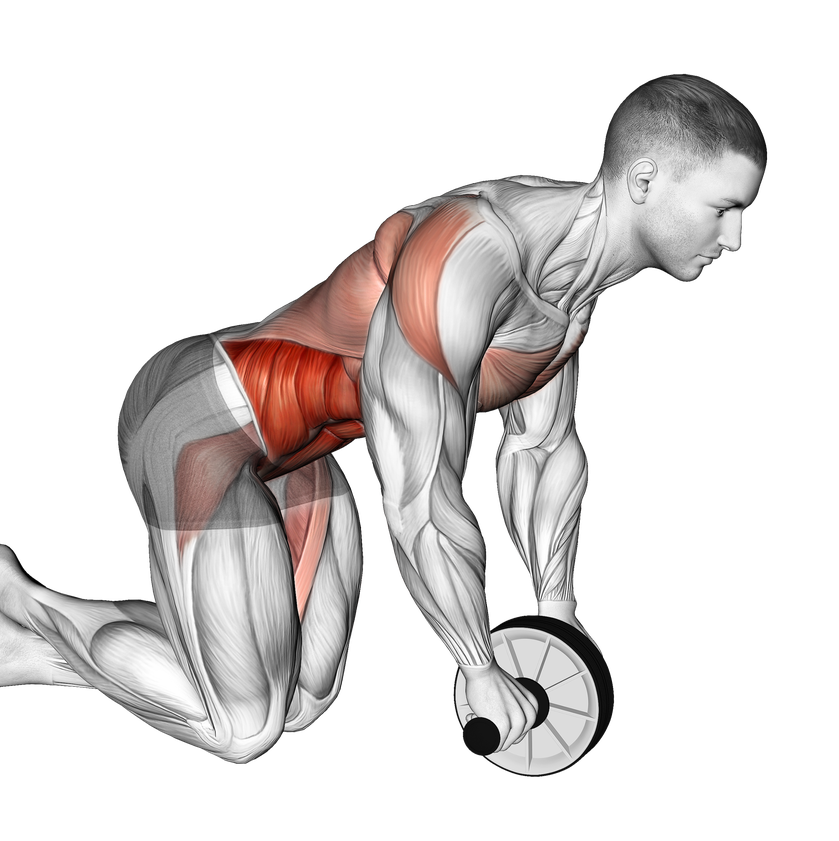
#> input picture exercises copy/ab-wheel-rollout/large.png, 839 x 841 px, shrunk from 2436 x 2441 before the run
$ python -i crop_exercise_images.py   (imports and definitions only)
#> lines starting #> are read from the running program, lines starting #| are printed output that depends on the picture; after the words box and inside, x2 and y2 are one past the last pixel; in counts of white or black regions, pixels touching at a corner belong together
#!/usr/bin/env python3
"""
Crop multi-state exercise illustrations down to a single representative pose.

For each `large.webp` inside `exercises copy/<exercise-name>/`, we identify
distinct pose panels separated by transparent gutters and keep the pose whose
center of mass sits lowest in the frame (usually the active/contracted phase).
The crop keeps a small margin so equipment remains visible but removes the
other panels and excess empty space.
"""

from __future__ import annotations

import os
from dataclasses import dataclass
from pathlib import Path
from typing import Iterable, List, Tuple

import numpy as np
from PIL import Image, ImageFile


REPO_ROOT = Path(__file__).resolve().parents[1]
EXERCISES_ROOT = REPO_ROOT / "exercises copy"

Image.MAX_IMAGE_PIXELS = None
ImageFile.LOAD_TRUNCATED_IMAGES = True


@dataclass
class Segment:
    start: int
    end: int

    @property
    def width(self) -> int:
        return self.end - self.start


@dataclass
class PoseCandidate:
    left: int
    top: int
    right: int
    bottom: int
    area: int
    com_y: float


def _find_segments(sum_values: np.ndarray, blank_threshold: int, min_segment: int) -> List[Segment]:
    """Find contiguous non-blank regions along one axis."""
    segments: List[Segment] = []
    in_segment = False
    start = 0
    for idx, value in enumerate(sum_values):
        is_content = value > blank_threshold
        if is_content and not in_segment:
            in_segment = True
            start = idx
        elif not is_content and in_segment:
            if idx - start >= min_segment:
                segments.append(Segment(start, idx))
            in_segment = False
    if in_segment:
        end = len(sum_values)
        if end - start >= min_segment:
            segments.append(Segment(start, end))
    if not segments:
        segments.append(Segment(0, len(sum_values)))
    return segments


def _iter_pose_candidates(mask: np.ndarray) -> Iterable[PoseCandidate]:
    """Yield candidate pose bounding boxes from the alpha mask."""
    height, width = mask.shape
    blank_threshold_cols = max(1, int(height * 0.005))
    blank_threshold_rows = max(1, int(width * 0.005))
    min_segment_cols = max(40, int(width * 0.04))
    min_segment_rows = max(40, int(height * 0.04))

    col_sum = mask.sum(axis=0)
    row_sum = mask.sum(axis=1)
    h_segments = _find_segments(col_sum, blank_threshold_cols, min_segment_cols)
    v_segments = _find_segments(row_sum, blank_threshold_rows, min_segment_rows)

    area_threshold = max(500, int(mask.size * 0.0005))

    row_indices = np.arange(mask.shape[0], dtype=np.float64)
    for h_seg in h_segments:
        for v_seg in v_segments:
            submask = mask[v_seg.start:v_seg.end, h_seg.start:h_seg.end]
            if submask.size == 0 or not submask.any():
                continue

            col_presence = submask.any(axis=0)
            if not col_presence.any():
                continue
            left_offset = int(np.argmax(col_presence))
            right_offset = int(len(col_presence) - np.argmax(col_presence[::-1]))

            rows_presence = submask.any(axis=1)
            if not rows_presence.any():
                continue
            top_offset = int(np.argmax(rows_presence))
            bottom_offset = int(len(rows_presence) - np.argmax(rows_presence[::-1]))

            local = submask[top_offset:bottom_offset, left_offset:right_offset]
            if local.size == 0 or not local.any():
                continue

            area = int(local.sum())
            if area < area_threshold:
                continue

            row_weights = local.sum(axis=1).astype(np.float64)
            local_row_indices = row_indices[top_offset + v_seg.start : top_offset + v_seg.start + len(row_weights)]
            com_y = float((row_weights * local_row_indices).sum() / row_weights.sum())

            left = h_seg.start + left_offset
            right = h_seg.start + right_offset
            top = v_seg.start + top_offset
            bottom = v_seg.start + bottom_offset

            yield PoseCandidate(left, top, right, bottom, area, com_y)


def select_repr_pose(mask: np.ndarray) -> PoseCandidate:
    """Select the pose candidate that best represents the exercise."""
    candidates = list(_iter_pose_candidates(mask))
    if not candidates:
        height, width = mask.shape
        ys, xs = np.where(mask)
        if ys.size == 0:
            raise ValueError("Mask contains no opaque pixels.")
        return PoseCandidate(
            left=int(xs.min()),
            right=int(xs.max()) + 1,
            top=int(ys.min()),
            bottom=int(ys.max()) + 1,
            area=int(ys.size),
            com_y=float(ys.mean()),
        )
    candidates.sort(key=lambda c: (c.com_y, c.area), reverse=True)
    return candidates[0]


def expand_with_margin(candidate: PoseCandidate, width: int, height: int, ratio: float = 0.035) -> Tuple[int, int, int, int]:
    """Add a proportional margin while staying within image bounds."""
    crop_width = candidate.right - candidate.left
    crop_height = candidate.bottom - candidate.top
    margin_x = max(4, int(crop_width * ratio))
    margin_y = max(4, int(crop_height * ratio))
    left = max(0, candidate.left - margin_x)
    top = max(0, candidate.top - margin_y)
    right = min(width, candidate.right + margin_x)
    bottom = min(height, candidate.bottom + margin_y)
    return left, top, right, bottom


def process_image(path: Path) -> bool:
    """Crop the image in-place to the chosen pose. Returns True on success."""
    with Image.open(path) as img:
#> img is the input picture: PIL image 839x841 RGBA; mean R, G, B, A 56.8, 53.1, 52.3, 86.5
        if img.mode != "RGBA":
            img = img.convert("RGBA")
        bbox = img.getbbox()
#> bbox = (0, 71, 770, 779)
        if not bbox:
            return False
        x0, y0, x1, y1 = bbox
#> x0 = 0; y0 = 71; x1 = 770; y1 = 779
        alpha = np.array(img.split()[-1], dtype=np.uint8)
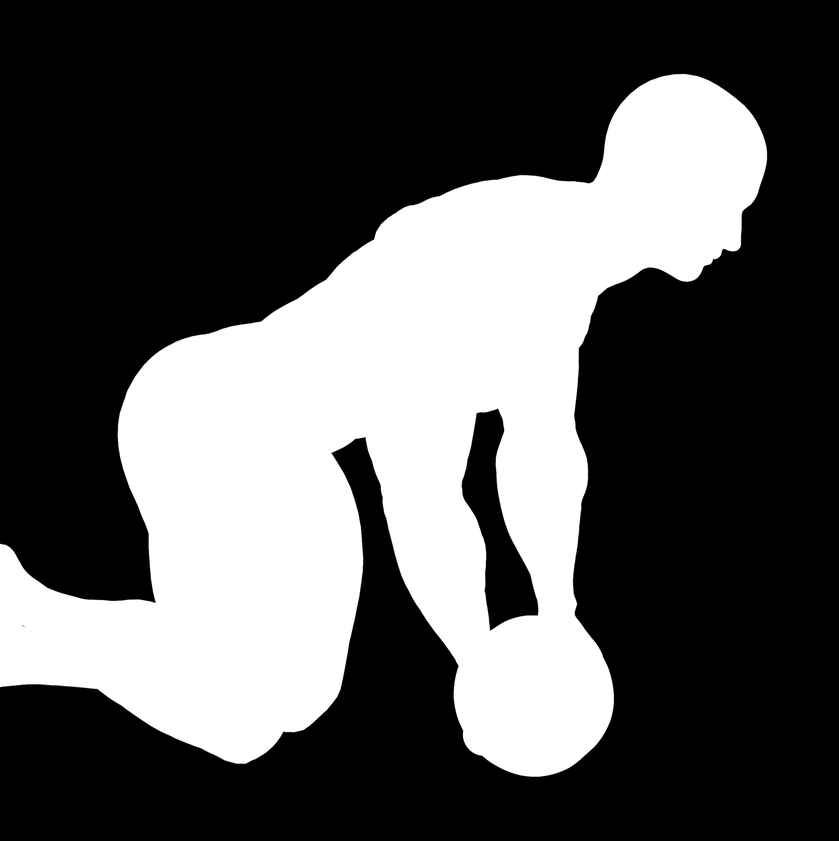
#> alpha: shape (841, 839); min 0, max 255, mean 86.5
        mask = alpha[y0:y1, x0:x1] > 0
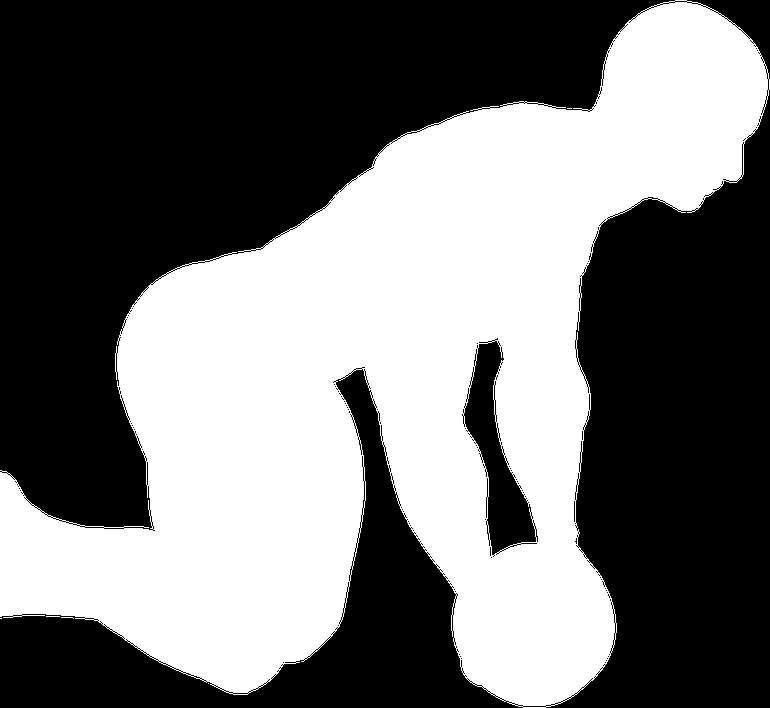
#> mask: shape (708, 770) bool; 45% white; 6 white regions (5 under 20 px), largest, box (x1, y1, x2, y2) and area: (0, 0, 770, 708) 245302
        candidate = select_repr_pose(mask)
#> in select_repr_pose, `candidates = list(_iter_pose_candidates(mask))`: candidates = 1 item
        # Translate candidate back to full-image coordinates.
        candidate = PoseCandidate(
            left=candidate.left + x0,
            right=candidate.right + x0,
            top=candidate.top + y0,
            bottom=candidate.bottom + y0,
            area=candidate.area,
            com_y=candidate.com_y + y0,
        )
        left, top, right, bottom = expand_with_margin(candidate, img.width, img.height)
#> left = 0; top = 47; right = 796; bottom = 803
        # Ensure coordinates are integral and valid.
        left, top, right, bottom = map(int, (left, top, right, bottom))
        if right - left <= 0 or bottom - top <= 0:
            raise ValueError(f"Invalid crop for {path}: {(left, top, right, bottom)}")
        cropped = img.crop((left, top, right, bottom))
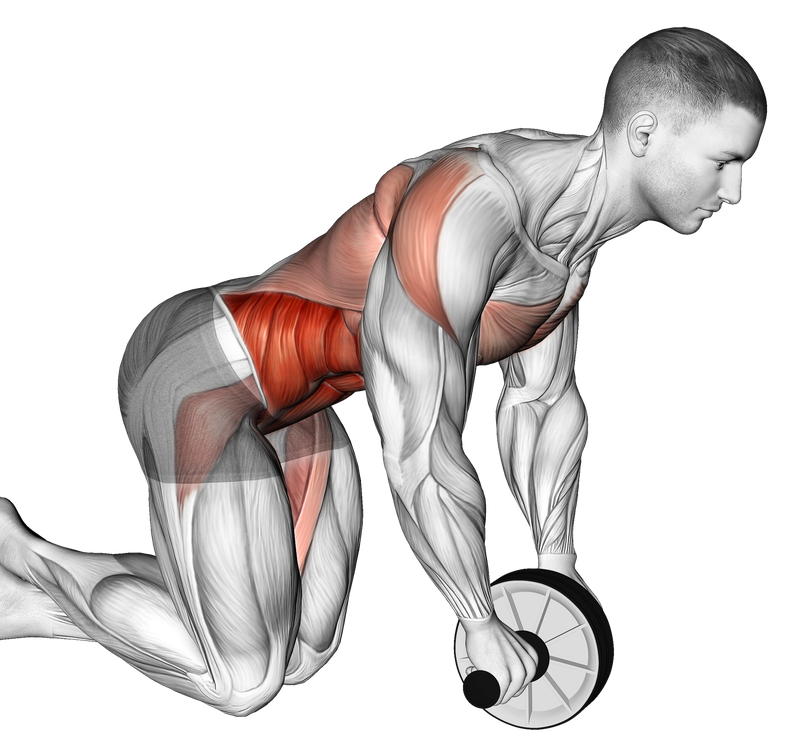
#> cropped: PIL image 796x756 RGBA; mean R, G, B, A 66.6, 62.2, 61.3, 101.4; transparent parts drawn white
        cropped.save(path, format="WEBP", method=6, quality=95)
    return True


def main() -> None:
    if not EXERCISES_ROOT.exists():
        raise SystemExit(f"Missing directory: {EXERCISES_ROOT}")

    processed = 0
    skipped = 0
    for exercise_dir, _subdirs, files in os.walk(EXERCISES_ROOT):
        if "large.webp" not in files:
            continue
        path = Path(exercise_dir) / "large.webp"
        try:
            if process_image(path):
                processed += 1
            else:
                skipped += 1
        except Exception as exc:  # noqa: BLE001 - report failures with context
            skipped += 1
            print(f"[WARN] Failed to crop {path}: {exc}")
    print(f"Cropped {processed} images; skipped {skipped}.")


# [2 lines not run here, left out]

>>> result = process_image('../exercises copy/ab-wheel-rollout/large.png')

$ run again, on exercises copy/back-extension/large.png
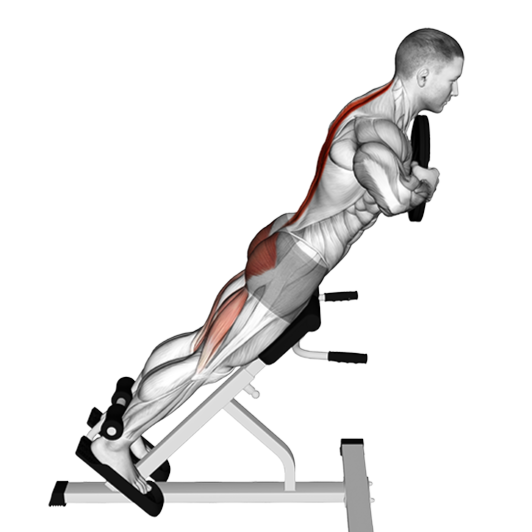
#> input picture exercises copy/back-extension/large.png, 532 x 532 px
#> in process_image, img is the input picture: PIL image 532x532 RGBA; mean R, G, B, A 233.2, 231.4, 231, 51.6
#> bbox = (47, 26, 466, 532)
#> x0 = 47; y0 = 26; x1 = 466; y1 = 532
#> in process_image, `mask = alpha[y0:y1, x0:x1] > 0`:
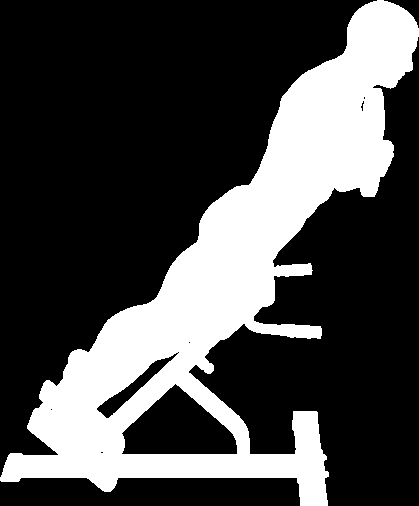
#> mask: shape (506, 419) bool; 28.6% white; 1 white region, box (x1, y1, x2, y2) and area: (0, 0, 419, 506) 60642
#> candidates = 1 item
#> left = 33; top = 9; right = 480; bottom = 532
#> in process_image, `cropped = img.crop((left, top, right, bottom))`:
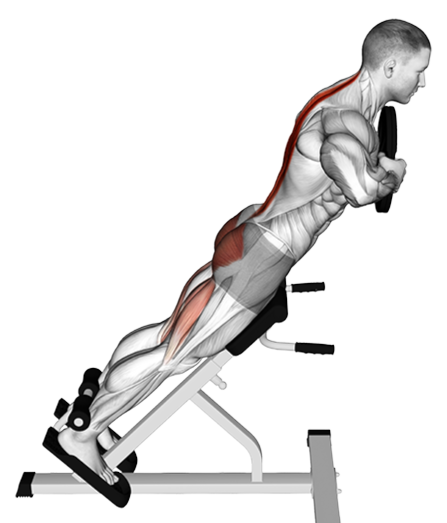
#> cropped: PIL image 447x523 RGBA; mean R, G, B, A 228.6, 226.4, 225.9, 62.5; transparent parts drawn white

$ run again, on exercises copy/back-extension-machine/large.png
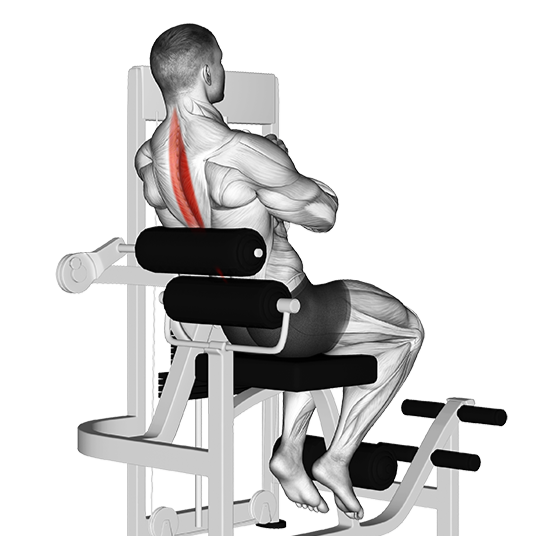
#> input picture exercises copy/back-extension-machine/large.png, 536 x 536 px
#> in process_image, img is the input picture: PIL image 536x536 RGBA; mean R, G, B, A 184.1, 183.3, 183.3, 96.6
#> bbox = (55, 23, 509, 536)
#> x0 = 55; y0 = 23; x1 = 509; y1 = 536
#> in process_image, `mask = alpha[y0:y1, x0:x1] > 0`:
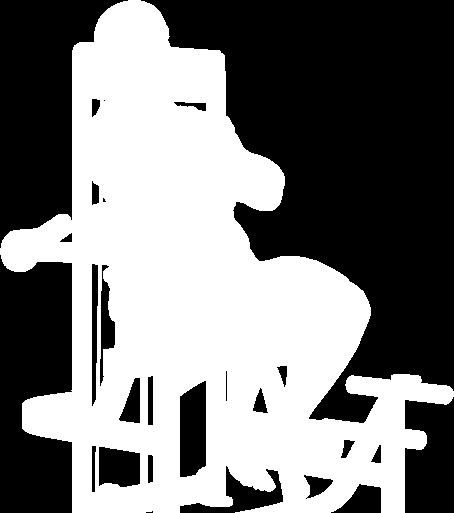
#> mask: shape (513, 454) bool; 48.6% white; 1 white region, box (x1, y1, x2, y2) and area: (0, 0, 454, 513) 113077
#> candidates = 1 item
#> left = 40; top = 6; right = 524; bottom = 536
#> in process_image, `cropped = img.crop((left, top, right, bottom))`:
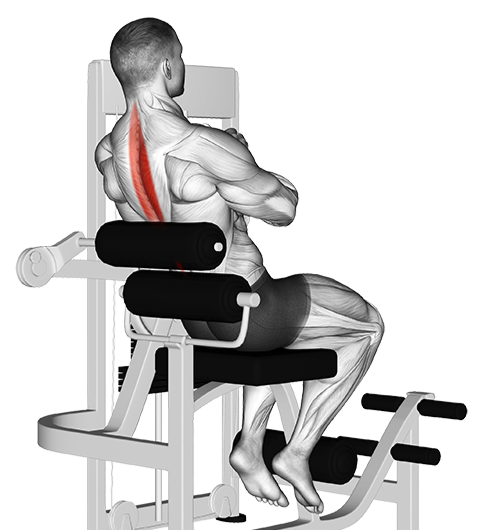
#> cropped: PIL image 484x530 RGBA; mean R, G, B, A 176.2, 175.3, 175.3, 108.2; transparent parts drawn white

$ run again, on exercises copy/back-squat-barbell/large.png
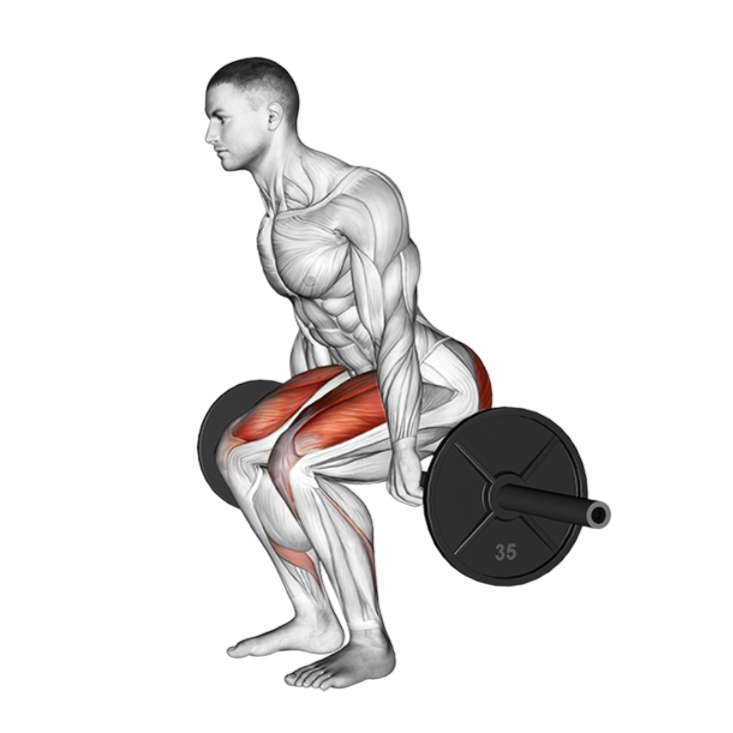
#> input picture exercises copy/back-squat-barbell/large.png, 733 x 733 px
#> in process_image, img is the input picture: PIL image 733x733 RGBA; mean R, G, B, A 31.6, 30.1, 29.9, 54.3
#> bbox = (196, 55, 613, 692)
#> x0 = 196; y0 = 55; x1 = 613; y1 = 692
#> in process_image, `mask = alpha[y0:y1, x0:x1] > 0`:
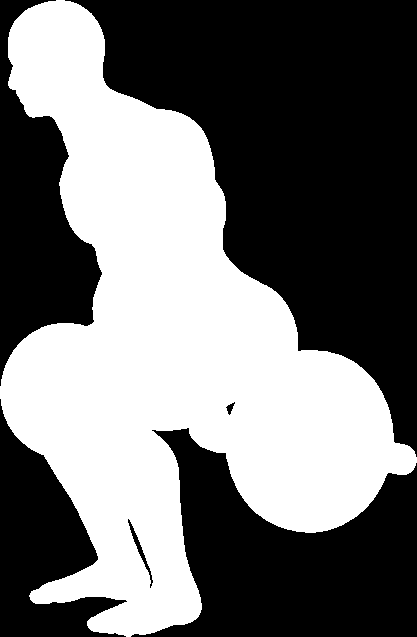
#> mask: shape (637, 417) bool; 44.6% white; 1 white region, box (x1, y1, x2, y2) and area: (0, 0, 417, 637) 118537
#> candidates = 1 item
#> left = 182; top = 33; right = 627; bottom = 714
#> in process_image, `cropped = img.crop((left, top, right, bottom))`:
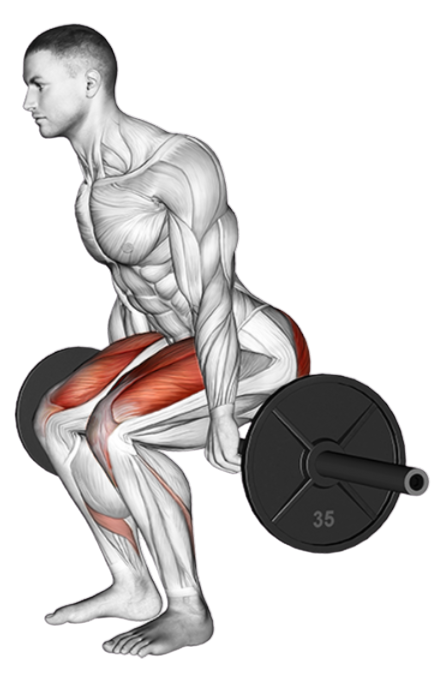
#> cropped: PIL image 445x681 RGBA; mean R, G, B, A 56, 53.3, 53, 96.4; transparent parts drawn white
